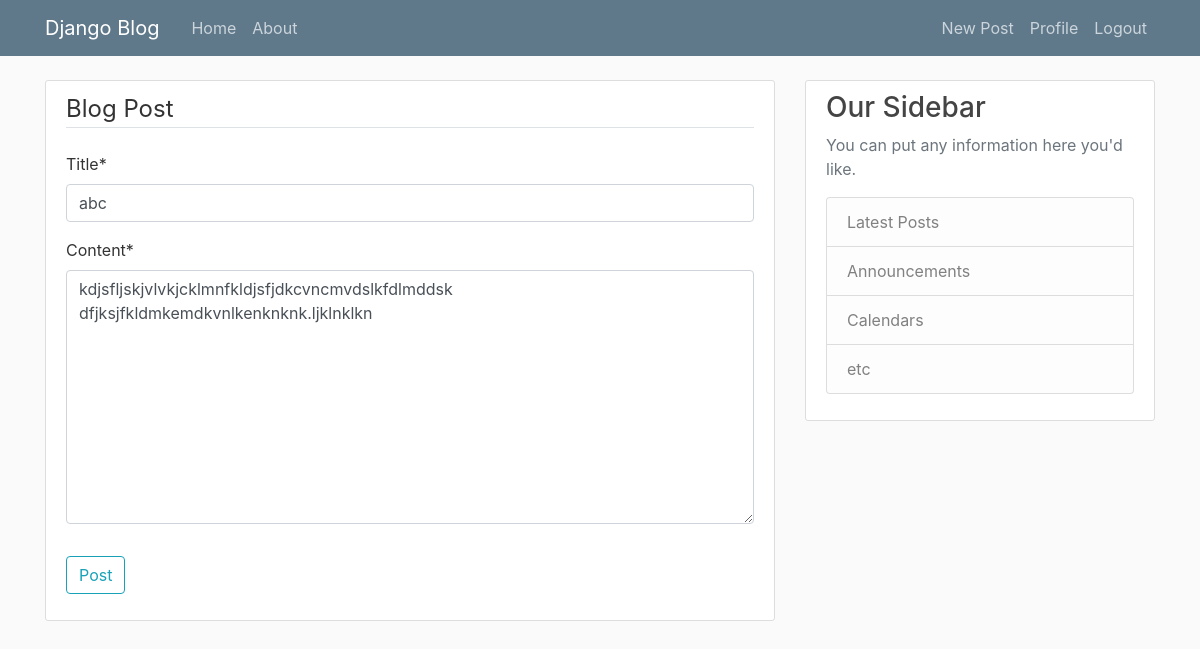
Page /post/35/update/ (signed in) on the committed database.
### blog/models.py (models this page shows, shortened)
class Post(models.Model):
    title = models.CharField(max_length=120)
    content = models.TextField()
    date_posted = models.DateTimeField(default=timezone.now)
    author = models.ForeignKey(User, on_delete=models.CASCADE)

### blog/views.py (the view, shortened to what this page needs)
# urls.py: path('post/<int:pk>/update/',PostUpdateView.as_view(),name="post-update"),
class PostUpdateView(LoginRequiredMixin,UserPassesTestMixin,UpdateView):
    model = Post
    fields = ['title','content']
    def test_func(self):
        post = self.get_object()
        if self.request.user == post.author:
            return True
        return False

### blog/templates/blog/post_form.html (shortened to what this page needs)
{% extends 'blog/base.html'%}
{% load crispy_forms_tags %}
{%block content%}
    <div class="content-section">
        <form method="POST">
            <fieldset class="form-group">
                <legend class="border-bottom mb-4">Blog Post</legend>
                {{form|crispy}}
            </fieldset>
            <div class="form-group">
                <button class="btn btn-outline-info" type="submit">Post</button>
            </div>
        </form>
    </div>
{% endblock %}

### blog/static/blogtemp/main.css (style rules this page uses)
body { background: #fafafa; color: #333333; margin-top: 5rem; }
.content-section { background: #ffffff; padding: 10px 20px; border: 1px solid #dddddd; border-radius: 3px; margin-bottom: 20px; }

### rows in the picture
Post: title "abc", content "kdjsfljskjvlvkjcklmnfkldjsfjdkcvncmvdslkfdlmddsk dfjksjfkldmkemdkvnlkenknknk.ljklnklkn"
